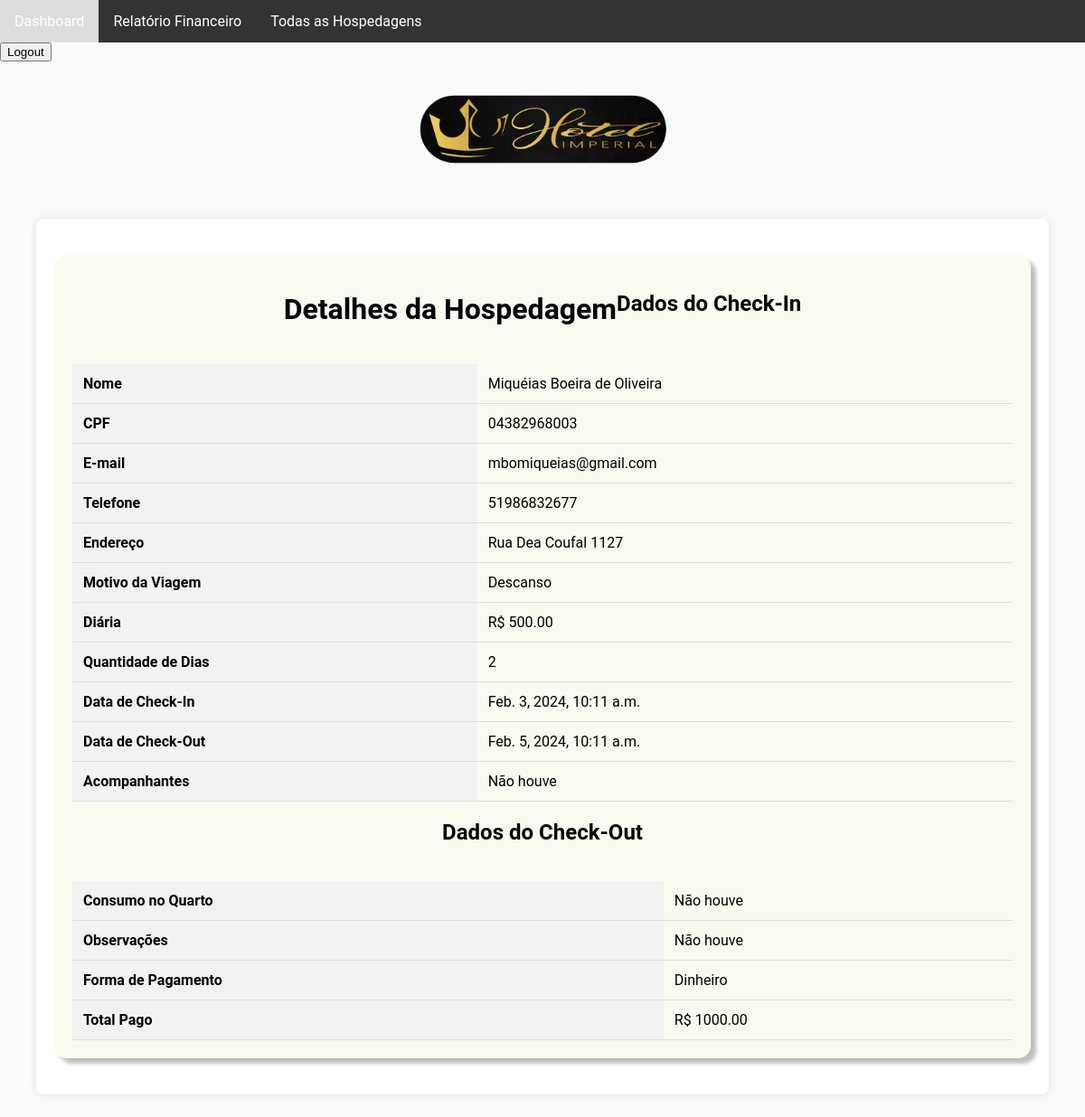
/stay-details/6/ (signed in), run on the app's committed database.
### guest_management/models.py (models this page shows, shortened)
class Booking(models.Model):
    room = models.ForeignKey(Room, on_delete=models.SET_NULL, null=True,
                      related_name='bookings')  # Adicione related_name
    full_name = models.CharField(max_length=100)
    cpf = models.CharField(max_length=14)
    email = models.EmailField()
    phone_number = models.CharField(max_length=15)
    address = models.TextField()
    travel_reason = models.CharField(max_length=100)
    daily_rate = models.DecimalField(max_digits=6, decimal_places=2)
    number_of_days = models.IntegerField()
    check_in = models.DateTimeField()
    check_out = models.DateTimeField()
    companions = models.TextField(blank=True)

class CheckOut(models.Model):
    booking = models.ForeignKey(Booking, on_delete=models.CASCADE, related_name='check_out_info')
    room_consumption = models.TextField()
    observations = models.TextField(blank=True)
    payment_method = models.CharField(max_length=50)
    total_paid = models.DecimalField(max_digits=8, decimal_places=2)

### guest_management/views.py (the view)
# urls.py: path('stay-details/<int:booking_id>/', views.stay_details, name='stay_details'),
@login_required
def stay_details(request, booking_id):
    booking = Booking.objects.get(id=booking_id)
    checkout = CheckOut.objects.filter(booking=booking).first()
    return render(request, 'stay_details.html', {
        'booking': booking,
        'checkout': checkout
    })

### guest_management/context_processors.py (called while the page is built)
def recepcionista_context(request):
    is_recepcionista = request.user.is_authenticated and request.user.groups.filter(name='Recepcionistas').exists()
    return {'is_recepcionista': is_recepcionista}

### guest_management/templates/stay_details.html (shortened to what this page needs)
{% extends 'base.html' %}
{% load static %}
{% block extra_head %}
<link rel="stylesheet" type="text/css" href="{% static 'css/stay_details.css' %}">
{% endblock %}
{% block content %}
<div class="container">
<main class="main-content">
    <h1>Detalhes da Hospedagem</h1>
    <h2>Dados do Check-In</h2>
    <table>
        <tr>
            <th>Nome</th>
            <td>{{ booking.full_name }}</td>
        </tr>
        <tr>
            <th>CPF</th>
            <td>{{ booking.cpf }}</td>
        </tr>
        <tr>
            <th>E-mail</th>
            <td>{{ booking.email }}</td>
        </tr>
        <tr>
            <th>Telefone</th>
            <td>{{ booking.phone_number }}</td>
        </tr>
        <tr>
            <th>Endereço</th>
            <td>{{ booking.address }}</td>
        </tr>
        <tr>
            <th>Motivo da Viagem</th>
            <td>{{ booking.travel_reason }}</td>
        </tr>
        <tr>
            <th>Diária</th>
            <td>R$ {{ booking.daily_rate }}</td>
        </tr>
        <tr>
            <th>Quantidade de Dias</th>
            <td>{{ booking.number_of_days }}</td>
        </tr>
        <tr>
            <th>Data de Check-In</th>
            <td>{{ booking.check_in }}</td>
        </tr>
        <tr>
            <th>Data de Check-Out</th>
            <td>{{ booking.check_out }}</td>
        </tr>
        <tr>
            <th>Acompanhantes</th>
            <td>{{ booking.companions }}</td>
        </tr>
    </table>
    <h2>Dados do Check-Out</h2>
    {% if checkout %}
    <table>
        <tr>
            <th>Consumo no Quarto</th>
            <td>{{ checkout.room_consumption }}</td>
        </tr>
        <tr>
            <th>Observações</th>
            <td>{{ checkout.observations }}</td>
        </tr>
        <tr>
            <th>Forma de Pagamento</th>
            <td>{{ checkout.payment_method }}</td>
        </tr>
        <tr>
            <th>Total Pago</th>
            <td>R$ {{ checkout.total_paid }}</td>
        </tr>
    </table>
    {% else %}
    <p>Informações de check-out não disponíveis</p>
    {% endif %}
</main>
</div>
{% endblock %}

### static/css/base.css (style rules this page uses)
body, html { margin: 0; padding: 10px; font-family: 'Roboto', sans-serif; background: #FAFAFA; }
.container { width: calc(100% - 40px); max-width: 1440px; margin: 25px auto; padding: 20px; background: linear-gradient(180deg, #332F24 0%, #82785B 16.5%); border-radius: 27px; box-shadow: 3px 3px 2px rgba(0, 0, 0, 0.5); }
.main-content { background: #FCF9EF; border-radius: 14px; padding: 20px; box-shadow: 6px 6px 4px rgba(0, 0, 0, 0.25); margin: 0 auto; display: flex; justify-content: center; flex-wrap: wrap; }

### static/css/stay_details.css (style rules this page uses)
body, html { margin: 0; padding: 0; font-family: 'Roboto', sans-serif; background: #FAFAFA; font-size: 16px; }
.container { width: 90%; max-width: 1200px; margin: 25px auto; padding: 20px; background: #FFF; border-radius: 8px; box-shadow: 0px 0px 10px rgba(0, 0, 0, 0.1); }
.main-content { margin: 20px 0; }
table { width: 100%; border-collapse: collapse; margin-top: 20px; }
th, td { text-align: left; padding: 12px; border-bottom: 1px solid #ddd; }
th { background-color: #f2f2f2; }

### data on the page
Booking: full_name "Miquéias Boeira de Oliveira", cpf "04382968003", email "mbomiqueias@gmail.com", phone_number "51986832677", address "Rua Dea Coufal 1127", travel_reason "Descanso", daily_rate "500.00", number_of_days "2", check_in "Feb. 3, 2024, 10:11 a.m.", check_out "Feb. 5, 2024, 10:11 a.m.", companions "Não houve"
CheckOut: room_consumption "Não houve", observations "Não houve", payment_method "Dinheiro", total_paid "1000.00"
